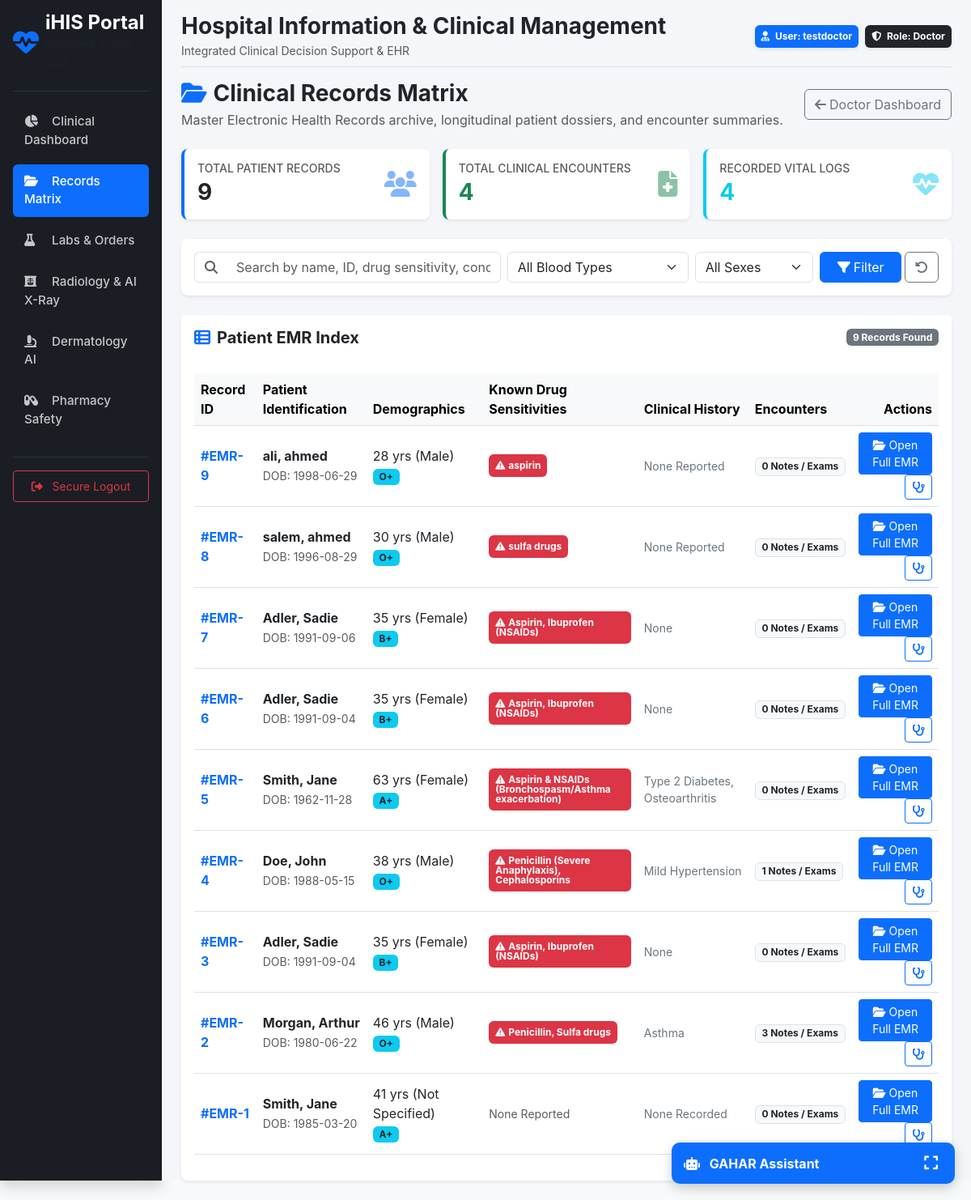
The app's page /clinical/records (signed in) with its own data.
### models/user.py (models this page shows, shortened)
class User(db.Model, UserMixin):
    __tablename__ = 'users'
    id = db.Column(db.Integer, primary_key=True)
    username = db.Column(db.String(80), unique=True, nullable=False, index=True)
    email = db.Column(db.String(120), unique=True, nullable=False, index=True)
    password_hash = db.Column(db.String(128), nullable=False)
    role_id = db.Column(db.Integer, db.ForeignKey('roles.id'), nullable=False)
    role = db.relationship('Role', backref=db.backref('users', lazy=True))
    created_at = db.Column(db.DateTime, default=datetime.utcnow)
    updated_at = db.Column(db.DateTime, default=datetime.utcnow, onupdate=datetime.utcnow)
    is_deleted = db.Column(db.Boolean, default=False, nullable=False) # Soft-delete mechanism

class Role(db.Model):
    __tablename__ = 'roles'
    id = db.Column(db.Integer, primary_key=True)
    name = db.Column(db.String(50), unique=True, nullable=False, index=True) # e.g., 'Doctor', 'Patient'
    description = db.Column(db.String(255))

### models/patient.py (models this page shows, shortened)
class Patient(db.Model):
    __tablename__ = 'patients'
    id = db.Column(db.Integer, primary_key=True)
    user_id = db.Column(db.Integer, db.ForeignKey('users.id'), unique=True, nullable=False)
    first_name = db.Column(db.String(100), nullable=False)
    last_name = db.Column(db.String(100), nullable=False, index=True)
    date_of_birth = db.Column(db.Date, nullable=False)
    gender = db.Column(db.String(20), default='Not Specified')  # Male, Female, Other
    blood_type = db.Column(db.String(5))
    phone = db.Column(db.String(30), nullable=True)
    allergies = db.Column(db.Text)               # General allergies (e.g. latex, dust, peanuts)
    drug_sensitivities = db.Column(db.Text)      # Specific drug sensitivities & adverse reactions
    chronic_diseases = db.Column(db.Text)
    created_at = db.Column(db.DateTime, default=datetime.utcnow)
    updated_at = db.Column(db.DateTime, default=datetime.utcnow, onupdate=datetime.utcnow)
    is_deleted = db.Column(db.Boolean, default=False, nullable=False)
    user = db.relationship('User', backref=db.backref('patient_profile', uselist=False))
    vital_signs = db.relationship('VitalSigns', backref='patient', lazy=True, order_by='desc(VitalSigns.recorded_at)')
    medical_records = db.relationship('MedicalRecord', backref='patient', lazy=True, order_by='desc(MedicalRecord.created_at)')
    lab_orders = db.relationship('LabOrder', backref='patient', lazy=True, order_by='desc(LabOrder.created_at)')
    radiology_orders = db.relationship('RadiologyOrder', backref='patient', lazy=True, order_by='desc(RadiologyOrder.created_at)')
    prescriptions = db.relationship('Prescription', backref='patient', lazy=True, order_by='desc(Prescription.created_at)')
    @property
    def age(self):
        if not self.date_of_birth:
            return "N/A"
        today = date.today()
        calculated_age = today.year - self.date_of_birth.year - ((today.month, today.day) < (self.date_of_birth.month, self.date_of_birth.day))
        return calculated_age

### routes/clinical.py (the view, shortened to what this page needs)
@clinical_bp.route('/records')
@login_required
@roles_required('Doctor', 'Admin', 'Dentist', 'Rehab Therapist')
def records_matrix():
    search_query = request.args.get('q', '').strip()
    blood_filter = request.args.get('blood_type', 'all')
    gender_filter = request.args.get('gender', 'all')
    query = Patient.query.filter_by(is_deleted=False)
    if blood_filter != 'all':
        query = query.filter_by(blood_type=blood_filter)
    if gender_filter != 'all':
        query = query.filter_by(gender=gender_filter)
    patients = query.order_by(Patient.created_at.desc()).all()
    total_patients = Patient.query.filter_by(is_deleted=False).count()
    total_records = MedicalRecord.query.filter_by(is_deleted=False).count()
    total_vitals = VitalSigns.query.count()
    return render_template(
        'clinical/records_matrix.html',
        patients=patients,
        search_query=search_query,
        blood_filter=blood_filter,
        gender_filter=gender_filter,
        total_patients=total_patients,
        total_records=total_records,
        total_vitals=total_vitals
    )

### templates/clinical/records_matrix.html (shortened to what this page needs)
{% extends 'base.html' %}
{% block content %}
<div class="d-flex justify-content-between align-items-center mb-4">
    <div>
        <h3 class="fw-bold mb-1 text-dark"><i class="fa-solid fa-folder-open text-primary me-2"></i>Clinical Records Matrix</h3>
        <p class="text-muted mb-0">Master Electronic Health Records archive, longitudinal patient dossiers, and encounter summaries.</p>
    </div>
    <a href="{{ url_for('portals.doctor_dashboard') }}" class="btn btn-outline-secondary">
        <i class="fa-solid fa-arrow-left me-1"></i>Doctor Dashboard
    </a>
</div>
<div class="row g-3 mb-4">
    <div class="col-md-4">
        <div class="card border-0 border-start border-primary border-4 shadow-sm p-3 bg-white">
            <div class="d-flex justify-content-between align-items-center">
                <div>
                    <h6 class="text-muted text-uppercase small mb-1">Total Patient Records</h6>
                    <h3 class="fw-bold mb-0 text-dark">{{ total_patients }}</h3>
                </div>
                <i class="fa-solid fa-users fa-2x text-primary opacity-50"></i>
            </div>
        </div>
    </div>
    <div class="col-md-4">
        <div class="card border-0 border-start border-success border-4 shadow-sm p-3 bg-white">
            <div class="d-flex justify-content-between align-items-center">
                <div>
                    <h6 class="text-muted text-uppercase small mb-1">Total Clinical Encounters</h6>
                    <h3 class="fw-bold mb-0 text-success">{{ total_records }}</h3>
                </div>
                <i class="fa-solid fa-file-medical fa-2x text-success opacity-50"></i>
            </div>
        </div>
    </div>
    <div class="col-md-4">
        <div class="card border-0 border-start border-info border-4 shadow-sm p-3 bg-white">
            <div class="d-flex justify-content-between align-items-center">
                <div>
                    <h6 class="text-muted text-uppercase small mb-1">Recorded Vital Logs</h6>
                    <h3 class="fw-bold mb-0 text-info">{{ total_vitals }}</h3>
                </div>
                <i class="fa-solid fa-heart-pulse fa-2x text-info opacity-50"></i>
            </div>
        </div>
    </div>
</div>
<div class="card border-0 shadow-sm mb-4">
    <div class="card-body p-3">
        <form method="GET" action="{{ url_for('clinical.records_matrix') }}" class="row g-2 align-items-center">
            <div class="col-md-5">
                <div class="input-group">
                    <span class="input-group-text bg-white border-end-0"><i class="fa-solid fa-magnifying-glass text-muted"></i></span>
                    <input type="text" name="q" class="form-control border-start-0" placeholder="Search by name, ID, drug sensitivity, condition..." value="{{ search_query }}">
                </div>
            </div>
            <div class="col-md-3">
                <select name="blood_type" class="form-select">
                    <option value="all" {% if blood_filter == 'all' %}selected{% endif %}>All Blood Types</option>
                </select>
            </div>
            <div class="col-md-2">
                <select name="gender" class="form-select">
                    <option value="all" {% if gender_filter == 'all' %}selected{% endif %}>All Sexes</option>
                </select>
            </div>
            <div class="col-md-2 d-flex gap-1">
                <button type="submit" class="btn btn-primary w-100"><i class="fa-solid fa-filter me-1"></i>Filter</button>
                <a href="{{ url_for('clinical.records_matrix') }}" class="btn btn-outline-secondary" title="Reset Filters"><i class="fa-solid fa-rotate-left"></i></a>
            </div>
        </form>
    </div>
</div>
<div class="card border-0 shadow-sm">
    <div class="card-header bg-white border-0 py-3 d-flex justify-content-between align-items-center">
        <h5 class="mb-0 text-dark fw-bold"><i class="fa-solid fa-table-list me-2 text-primary"></i>Patient EMR Index</h5>
        <span class="badge bg-secondary">{{ patients|length }} Records Found</span>
    </div>
    <div class="table-responsive p-3">
        <table class="table table-hover align-middle">
            <thead class="table-light text-secondary">
                <tr>
                    <th>Record ID</th>
                    <th>Patient Identification</th>
                    <th>Demographics</th>
                    <th>Known Drug Sensitivities</th>
                    <th>Clinical History</th>
                    <th>Encounters</th>
                    <th class="text-end">Actions</th>
                </tr>
            </thead>
            <tbody>
                {% if patients %}
                    {% for p in patients %}
                    <tr>
                        <td class="fw-bold text-primary">#EMR-{{ p.id }}</td>
                        <td>
                            <div class="fw-bold text-dark">{{ p.last_name }}, {{ p.first_name }}</div>
                            <small class="text-muted">DOB: {{ p.date_of_birth }}</small>
                        </td>
                        <td>
                            <div>{{ p.age }} yrs ({{ p.gender }})</div>
                            <span class="badge bg-info text-dark">{{ p.blood_type }}</span>
                        </td>
                        <td>
                            {% if p.drug_sensitivities and p.drug_sensitivities != 'None Known' and p.drug_sensitivities != 'None Reported' %}
                                <span class="badge bg-danger text-wrap text-start p-2" style="max-width: 220px;">
                                    <i class="fa-solid fa-triangle-exclamation me-1"></i>{{ p.drug_sensitivities }}
                                </span>
                            {% else %}
                                <span class="text-muted small">None Reported</span>
                            {% endif %}
                        </td>
                        <td class="small text-secondary" style="max-width: 220px;">
                            {{ p.chronic_diseases or 'None Recorded' }}
                        </td>
                        <td>
                            <span class="badge bg-light text-dark border">{{ p.medical_records|length }} Notes / Exams</span>
                        </td>
                        <td class="text-end">
                            <a href="{{ url_for('clinical.patient_records', patient_id=p.id) }}" class="btn btn-sm btn-primary">
                                <i class="fa-solid fa-folder-open me-1"></i>Open Full EMR
                            </a>
                            <a href="{{ url_for('clinical.examination_sheet', patient_id=p.id) }}" class="btn btn-sm btn-outline-primary" title="New Examination">
                                <i class="fa-solid fa-stethoscope"></i>
                            </a>
                        </td>
                    </tr>
                    {% endfor %}
                {% endif %}
            </tbody>
        </table>
    </div>
</div>
{% endblock %}

### templates/base.html (shortened to what this page needs)
<!DOCTYPE html>
<html lang="en">
<head>
    <link href="https://cdn.jsdelivr.net/npm/bootstrap@5.3.0/dist/css/bootstrap.min.css" rel="stylesheet">
    <link href="https://cdnjs.cloudflare.com/ajax/libs/font-awesome/6.4.0/css/all.min.css" rel="stylesheet">
</head>
<body>
    <div class="container-fluid">
        <div class="row">
            <nav class="col-md-3 col-lg-2 d-md-block sidebar collapse p-3 shadow">
                <div class="d-flex align-items-center mb-4 text-white text-decoration-none">
                    <i class="fa-solid fa-heart-pulse fa-2x me-2 text-primary"></i>
                    <div>
                        <span class="fs-4 fw-bold d-block lh-1">iHIS Portal</span>
                        <small class="text-muted" style="font-size: 0.75rem;">Healthcare System 2026</small>
                    </div>
                </div>
                <hr class="border-secondary">
                <ul class="nav nav-pills flex-column mb-auto">
                    <li class="nav-item">
                        <a href="/portal/doctor" class="nav-link {% if request.path == '/portal/doctor' %}active{% endif %}">
                            <i class="fa-solid fa-chart-pie me-2"></i> Clinical Dashboard
                        </a>
                    </li>
                    <li>
                        <a href="{{ url_for('clinical.records_matrix') }}" class="nav-link {% if '/clinical/records' in request.path or '/clinical/patient' in request.path or '/clinical/examination' in request.path %}active{% endif %}">
                            <i class="fa-solid fa-folder-open me-2"></i> Records Matrix
                        </a>
                    </li>
                    <li>
                        <a href="{{ url_for('orders.orders_hub') }}" class="nav-link {% if '/orders' in request.path %}active{% endif %}">
                            <i class="fa-solid fa-flask me-2"></i> Labs & Orders
                        </a>
                    </li>
                    <li>
                        <a href="{{ url_for('radiology.dashboard') }}" class="nav-link {% if '/radiology' in request.path %}active{% endif %}">
                            <i class="fa-solid fa-x-ray me-2"></i> Radiology & AI X-Ray
                        </a>
                    </li>
                    <li>
                        <a href="{{ url_for('dermatology.analyze_lesion') }}" class="nav-link {% if '/dermatology' in request.path %}active{% endif %}">
                            <i class="fa-solid fa-microscope me-2"></i> Dermatology AI
                        </a>
                    </li>
                    <li>
                        <a href="/pharmacy/review" class="nav-link {% if '/pharmacy' in request.path %}active{% endif %}">
                            <i class="fa-solid fa-capsules me-2"></i> Pharmacy Safety
                        </a>
                    </li>
                </ul>
                <hr class="border-secondary">
                <div class="dropdown">
                    <a href="{{ url_for('auth.logout') }}" class="btn btn-outline-danger w-100 btn-sm py-2">
                        <i class="fa-solid fa-right-from-bracket me-2"></i> Secure Logout
                    </a>
                </div>
            </nav>
            <main class="col-md-9 ms-sm-auto col-lg-10 px-md-4 main-content">
                <div class="d-flex justify-content-between flex-wrap flex-md-nowrap align-items-center pt-3 pb-2 mb-3 border-bottom">
                    <div>
                        <h2 class="h3 text-dark fw-bold mb-0">Hospital Information & Clinical Management</h2>
                        <small class="text-muted">Integrated Clinical Decision Support & EHR</small>
                    </div>
                    <div class="d-flex align-items-center">
                        <div class="badge bg-primary p-2 shadow-sm me-2">
                            <i class="fa-solid fa-user-doctor me-1"></i> User: {{ current_user.username }}
                        </div>
                        <div class="badge bg-dark p-2 shadow-sm">
                            <i class="fa-solid fa-shield-halved me-1"></i> Role: {{ current_user.role.name }}
                        </div>
                    </div>
                </div>
                {% block content %}{% endblock %}
            </main>
        </div>
    </div>
    {% include 'rag_widget.html' %}
</body>
</html>

### records on screen
User: username "testdoctor"
Role: role.name "Doctor"
Patient: id "9", last_name "ali", first_name "ahmed", date_of_birth "1998-06-29", age "28", gender "Male", blood_type "O+", drug_sensitivities "aspirin", chronic_diseases "None Reported", medical_records|length "0"
Patient: id "8", last_name "salem", first_name "ahmed", date_of_birth "1996-08-29", age "30", gender "Male", blood_type "O+", drug_sensitivities "sulfa drugs", chronic_diseases "None Reported", medical_records|length "0"
Patient: id "7", last_name "Adler", first_name "Sadie", date_of_birth "1991-09-06", age "35", gender "Female", blood_type "B+", drug_sensitivities "Aspirin, Ibuprofen (NSAIDs)", chronic_diseases "None", medical_records|length "0"
Patient: id "6", last_name "Adler", first_name "Sadie", date_of_birth "1991-09-04", age "35", gender "Female", blood_type "B+", drug_sensitivities "Aspirin, Ibuprofen (NSAIDs)", chronic_diseases "None", medical_records|length "0"
Patient: id "5", last_name "Smith", first_name "Jane", date_of_birth "1962-11-28", age "63", gender "Female", blood_type "A+", drug_sensitivities "Aspirin & NSAIDs (Bronchospasm/Asthma exacerbation)", chronic_diseases "Type 2 Diabetes, Osteoarthritis", medical_records|length "0"
Patient: id "4", last_name "Doe", first_name "John", date_of_birth "1988-05-15", age "38", gender "Male", blood_type "O+", drug_sensitivities "Penicillin (Severe Anaphylaxis), Cephalosporins", chronic_diseases "Mild Hypertension", medical_records|length "1"
Patient: id "3", last_name "Adler", first_name "Sadie", date_of_birth "1991-09-04", age "35", gender "Female", blood_type "B+", drug_sensitivities "Aspirin, Ibuprofen (NSAIDs)", chronic_diseases "None", medical_records|length "0"
Patient: id "2", last_name "Morgan", first_name "Arthur", date_of_birth "1980-06-22", age "46", gender "Male", blood_type "O+", drug_sensitivities "Penicillin, Sulfa drugs", chronic_diseases "Asthma", medical_records|length "3"
Patient: id "1", last_name "Smith", first_name "Jane", date_of_birth "1985-03-20", age "41", gender "Not Specified", blood_type "A+", shows "None Reported", chronic_diseases "None Recorded", medical_records|length "0"

### other values on screen
{{ total_patients }} "9"
{{ total_records }} "4"
{{ total_vitals }} "4"
{{ patients|length }} "9"
